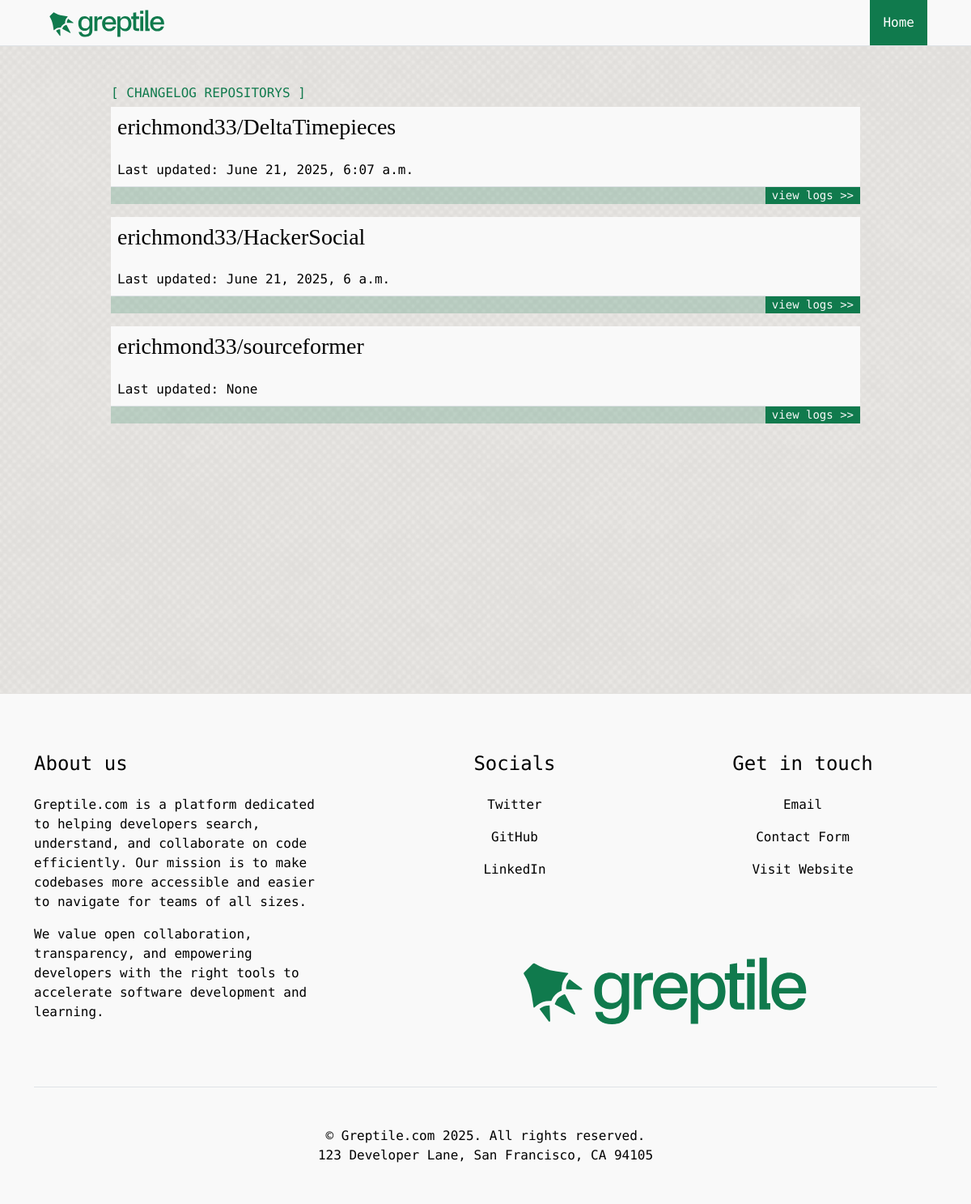
The page / on the database its author committed.
### website/models.py (models this page shows, shortened)
class Repository(models.Model):
    name = models.CharField(max_length=255)
    url = models.URLField(max_length=200, unique=True)

### website/views.py (the view)
# urls.py: path("", index, name="index"),
def index(request):
    repos = Repository.objects.annotate(
        last_update=models.Max('changelog_entries__created_at')
    ).order_by('-last_update')
    return render(request, 'website/index.html', {'repos': repos})

### website/templates/website/index.html
{% extends "website/layout.html" %}
{% load static %}
{% block body %}
<div class="container mt-5 min-vh-100">
    <div class="row h-100">
        <div class="col-lg-10 col-12 py-0 mx-auto">
            <h4 class="thin">[ Changelog Repositorys ]</h4>
            {% for repo in repos %}
            <a href="{% url 'changelog' repo.id %}">
                <div class="repo-card border-bottom p-2">
                    <h3 class="mb-4">{{ repo.name }}</h3>
                    <p class="m-0">Last updated: {{ repo.last_update }}</p>
                </div>
                <div class="mb-3 repo-card-bottom">
                    <div class="d-flex justify-content-end">
                        <p class="repo-card-bottom-text px-2 mb-0">view logs >></p>
                    </div>
                </div>
            </a>
            {% endfor %}
        </div>
    </div>
</div>
{% endblock %}

### website/static/website/style.css (style rules this page uses)
:root { --success: #04c983; --greptile-green: #107a4d; --greptile-green-transparent: rgba(16, 122, 77, 0.2); --dots: #73737320; --radius: 0px; --white: rgba(249, 249, 249, 1); --white-transparent: rgba(249, 249, 249, 1); --tan: #ebe7df; --nav-color: white; }
body { background-color: rgb(249 247 243/var(--tw-bg-opacity,1)); background-image: url('./images/texture.avif'); background-size: cover; background-repeat: no-repeat; background-attachment: fixed; font-family: "Geist Mono", monospace; color: black; width: 100%; max-width: 100%; overflow-x: hidden; overflow-wrap: break-word; position: relative; }
h1, h2, h3 { font-family: Orbiter; }
.repo-card { background-color: var(--white); }
.repo-card-bottom { background-color: var(--greptile-green-transparent); }
.repo-card-bottom-text { background-color: var(--greptile-green); color: var(--white); width: fit-content; font-size: .875rem; }
.thin { font-family: "Geist Mono", monospace; font-optical-sizing: auto; font-weight: 300; font-style: normal; font-size: 1rem; text-transform: uppercase; color: var(--greptile-green); }

### rows shown on the page
Repository: name "erichmond33/DeltaTimepieces", last_update "June 21, 2025, 6:07 a.m."
Repository: name "erichmond33/HackerSocial", last_update "June 21, 2025, 6 a.m."
Repository: name "erichmond33/sourceformer", last_update "None"
